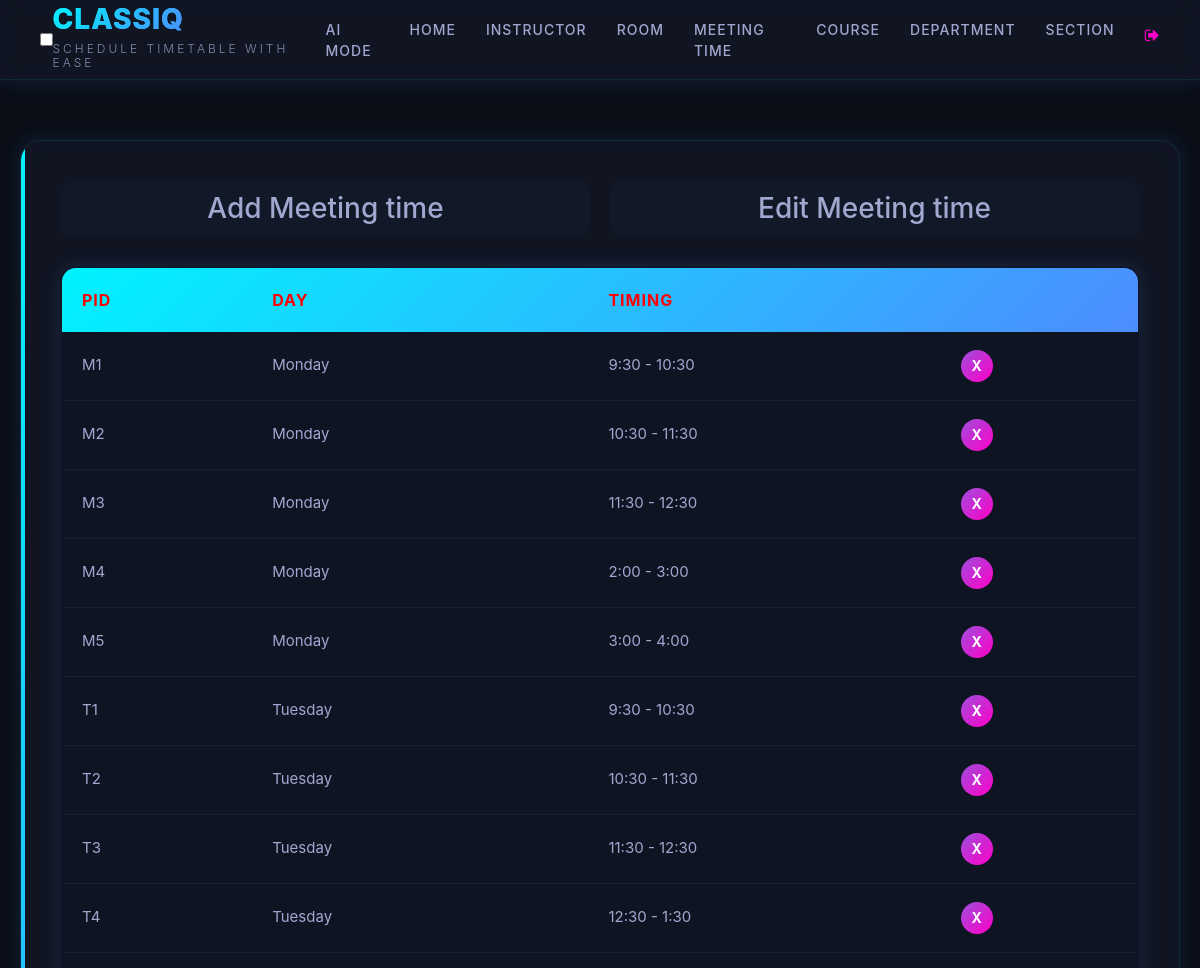
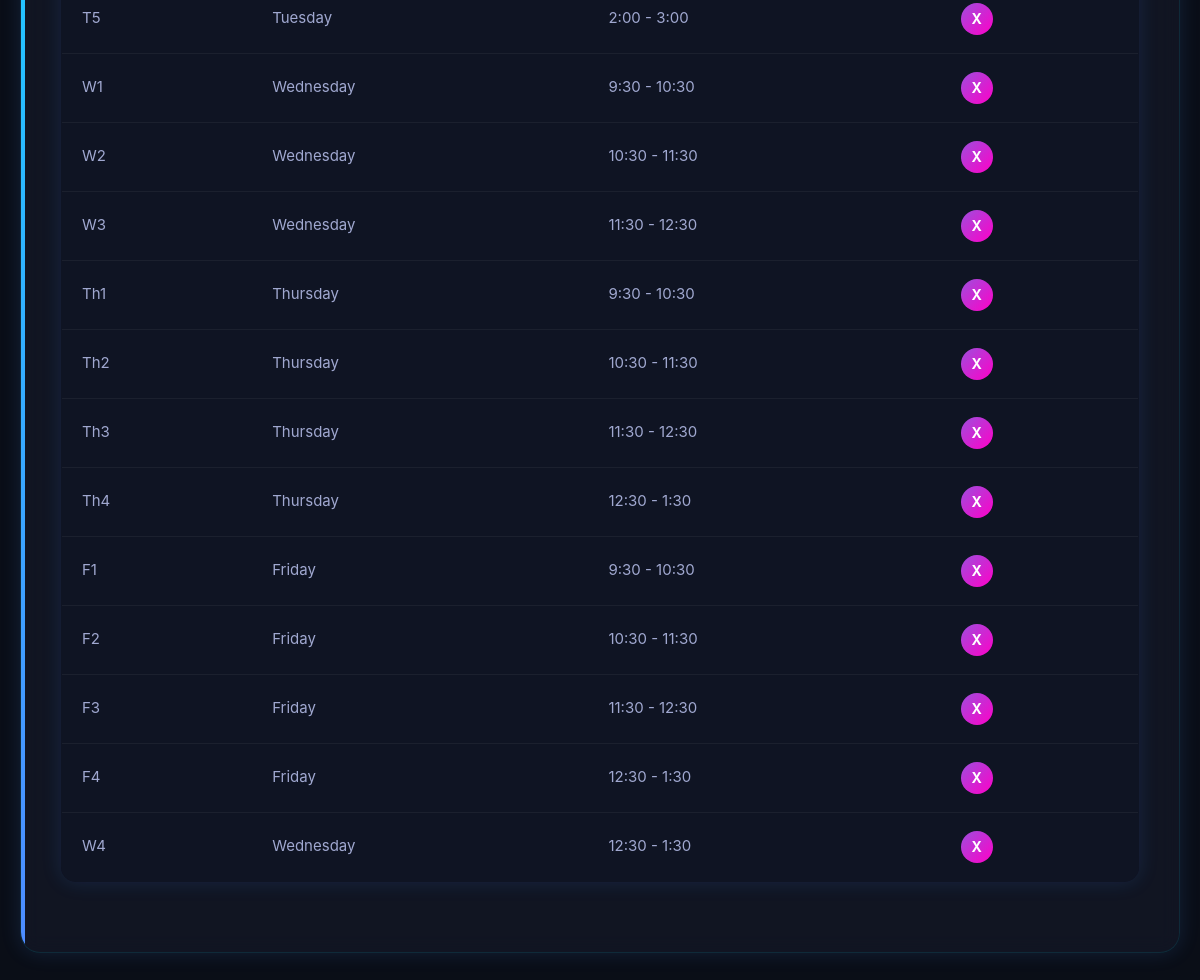
/meetingTimeEdit/ (signed in), run on the app's committed database (2 pictures, top to bottom).
### SchedulerApp/models.py (models this page shows, shortened)
class MeetingTime(models.Model):
    pid = models.CharField(max_length=4, primary_key=True)
    time = models.CharField(max_length=50,
                            choices=TIME_SLOTS,
                            default='11:30 - 12:30')
    day = models.CharField(max_length=15, choices=DAYS_OF_WEEK)

### SchedulerApp/views.py (the view)
# urls.py: path('meetingTimeEdit/', meetingTimeEdit, name='meetingTimeEdit'),
@login_required
def meetingTimeEdit(request):
    context = {'meeting_times': MeetingTime.objects.all()}
    return render(request, 'meetingTimeEdit.html', context)

### SchedulerApp/templatetags/index.py (called while the page is built)
    def render(self, context):
        path = context['request'].path
        for p in self.patterns:
            pValue = template.Variable(p).resolve(context)
            if path == pValue:
                return 'active'
        return ''

### templates/meetingTimeEdit.html (shortened to what this page needs)
{% extends 'base.html' %}
{% block content %}
{% load static %}
<fieldset class="fieldset">
  <div class="tablink">
    <a href="{% url 'meetingTimeAdd'%}">
      <h1 onclick="openPage('new')" id="defaultOpen">Add Meeting time</h1>
    </a>
    <h1 onclick="openPage('edit')" id="link_to_edit">Edit Meeting time</h1>
  </div>
  <div class="tabcontent" id="edit">
    <table class="editTable">
      <thead>
        <tr class="table-headers">
          <th>PID</th>
          <th>Day</th>
          <th>Timing</th>
          <th class="empty"></th>
        </tr>
      </thead>
      <tbody>
        {% for mt in meeting_times %}
        <tr>
          <td>{{mt.pid}}</td>
          <td>{{mt.day}}</td>
          <td>{{mt.time}}</td>
          <td class="empty">
            <form action="{% url 'deletemeetingtime' mt.pid %}" method="post">
              <input type="submit" value="X" class="cross">
            </form>
          </td>
        </tr>
        {% endfor %}
      </tbody>
    </table>
  </div>
</fieldset>
{% endblock %}

### templates/base.html (shortened to what this page needs)
{% load static %}
{% load index %}
{% url 'home' as home%}
{% url 'instructorAdd' as instructorAdd %}
{% url 'roomAdd' as roomAdd %}
{% url 'meetingTimeAdd' as meetingTimeAdd %}
{% url 'courseAdd' as courseAdd %}
{% url 'departmentAdd' as departmentAdd %}
{% url 'sectionAdd' as sectionAdd %}
<!DOCTYPE html>
<html lang="en">
<head>
  <link rel="stylesheet" href="https://stackpath.bootstrapcdn.com/bootstrap/4.3.1/css/bootstrap.min.css"
>
  <link rel="stylesheet" href="https://cdnjs.cloudflare.com/ajax/libs/font-awesome/4.7.0/css/font-awesome.min.css">
  <link rel="stylesheet" type="text/css" href="{% static 'CSS/style.css' %}">
</head>
<body>
  <div class="main">
    <nav class="navbar">
      <div class="navbar-container">
        <input class="hamburger" type="checkbox" name="" id="">
        <div class="logo">
          <h2><a href="{{ home }}">ClassIQ</a></h2>
          <h4>Schedule Timetable with ease</h4>
        </div>
        <ul class="menu-items">
          <li class="{% active request home %}"><a href="{% url 'generate' %}">AI mode
          </a></li>
          <li class="{% active request home %}"><a href="{{ home }}">Home</a></li>
          <li class="{% active request instructorAdd %}"><a href="{{ instructorAdd }}">Instructor</a></li>
          <li class="{% active request roomAdd %}"><a href="{{ roomAdd }}">Room</a></li>
          <li class="{% active request meetingTimeAdd %}"><a href="{{ meetingTimeAdd }}">Meeting time</a></li>
          <li class="{% active request courseAdd %}"><a href="{{ courseAdd }}">Course</a></li>
          <li class="{% active request departmentAdd %}"><a href="{{ departmentAdd }}">Department</a></li>
          <li class="{% active request sectionAdd %}"><a href="{{ sectionAdd }}">Section</a></li>
          {% if user.is_authenticated %}
          <li><a href="{% url 'logout' %}"><i style="font-size:1.6rem" class="fa">&#xf08b;</i></a></li>
          {% endif %}
        </ul>
      </div>
    </nav>
    <div class="container-fluid">
      <div class="row">
        <div class="col-md-12 col-xxl-12 col-xl-12 col-sm-12 ml-auto col-lg-12 formpart">
          {% block content %}
          {% endblock %}
        </div>
      </div>
    </div>
  </div>
</body>
</html>

### data on the page
MeetingTime: pid "M1", day "Monday", time "9:30 - 10:30"
MeetingTime: pid "M2", day "Monday", time "10:30 - 11:30"
MeetingTime: pid "M3", day "Monday", time "11:30 - 12:30"
MeetingTime: pid "M4", day "Monday", time "2:00 - 3:00"
MeetingTime: pid "M5", day "Monday", time "3:00 - 4:00"
MeetingTime: pid "T1", day "Tuesday", time "9:30 - 10:30"
MeetingTime: pid "T2", day "Tuesday", time "10:30 - 11:30"
MeetingTime: pid "T3", day "Tuesday", time "11:30 - 12:30"
MeetingTime: pid "T4", day "Tuesday", time "12:30 - 1:30"
MeetingTime: pid "T5", day "Tuesday", time "2:00 - 3:00"
MeetingTime: pid "W1", day "Wednesday", time "9:30 - 10:30"
MeetingTime: pid "W2", day "Wednesday", time "10:30 - 11:30"
MeetingTime: pid "W3", day "Wednesday", time "11:30 - 12:30"
MeetingTime: pid "Th1", day "Thursday", time "9:30 - 10:30"
MeetingTime: pid "Th2", day "Thursday", time "10:30 - 11:30"
MeetingTime: pid "Th3", day "Thursday", time "11:30 - 12:30"
MeetingTime: pid "Th4", day "Thursday", time "12:30 - 1:30"
MeetingTime: pid "F1", day "Friday", time "9:30 - 10:30"
MeetingTime: pid "F2", day "Friday", time "10:30 - 11:30"
MeetingTime: pid "F3", day "Friday", time "11:30 - 12:30"
MeetingTime: pid "F4", day "Friday", time "12:30 - 1:30"
MeetingTime: pid "W4", day "Wednesday", time "12:30 - 1:30"
